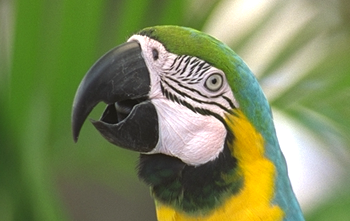
%> input picture parrot.png, 350 x 221 px
$ octave cartoonify.m   (GNU Octave 9; MATLAB toolbox functions it lacks are replaced by stand-ins)
%> lines starting %> are read from the running program, lines starting %| are printed output that depends on the picture
clc;close all;clear all;pkg load image;
tic();
% [5 lines of commented-out code are left out]

img = imread('parrot.png');
%> img is the input picture: size 221x350x3 uint8; mean R, G, B 124.5, 136, 89.9
img = double(img);
%> img: size 221x350x3 double

a = 24;    %Quantization Factor

img_smooth = img;
%%  Apply Median Filter to remove Salt and Pepper noise
img_smooth(:,:,1) = medfilt2(img(:,:,1),[7,7]);
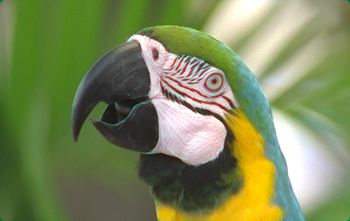
%> img_smooth: size 221x350x3 double; mean R, G, B 124.8, 136, 89.9
img_smooth(:,:,2) = medfilt2(img(:,:,2),[7,7]);
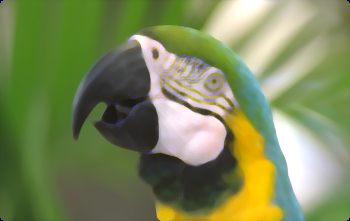
%> img_smooth: size 221x350x3 double; mean R, G, B 124.8, 136.3, 89.9
img_smooth(:,:,3) = medfilt2(img(:,:,3),[7,7]);
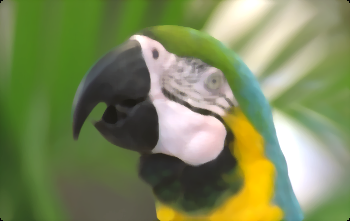
%> img_smooth: size 221x350x3 double; mean R, G, B 124.8, 136.3, 90


function [filteredImage ]= myBilateralFiltering(corruptedImage,sd_sp,sd_int,windowSize)


[x,y] = meshgrid(-windowSize:windowSize,-windowSize:windowSize);
spaceGaussian = exp(-(x.^2+y.^2)/(2*(sd_sp^2)));


[ m, n,d ] = size(corruptedImage);


for i = 1:m
    for j = 1:n
        leftb = max(i-windowSize,1);
        rightb = min(i+windowSize,m);
        topb = max(j-windowSize,1);
        botb = min(j+windowSize,n);

        for k = 1:d
            submatrix = corruptedImage(leftb:rightb,topb:botb,k);
            intensityGaussian = exp(-(corruptedImage(i,j,k)-submatrix).^2/(2*sd_int^2));
            weightMatrix = intensityGaussian.*spaceGaussian((leftb:rightb)-i+windowSize+1,(topb:botb)-j+windowSize+1);
            filteredImage(i,j,k) = sum(sum(weightMatrix.*submatrix))/sum(sum(weightMatrix));
        end
    end
end

end


function [edge] = edgedetector(input_img)

img = double(input_img);

R = img(:,:,1);
G = img(:,:,2);
B = img(:,:,3);

[Rx,Ry] = gradient(R);
[Gx,Gy] = gradient(G);
[Bx,By] = gradient(B);

% Sx = sqrt(Rx.^2+Gx.^2+Bx.^2);
% Sy = sqrt( Ry.^2+Gy.^2+By.^2);
% Sxy = sqrt(Rx.*Ry+Gx.*Gy+Bx.*By);

Sx = Rx.^2+Gx.^2+Bx.^2;
Sy = Ry.^2+Gy.^2+By.^2;
Sxy = Rx.*Ry+Gx.*Gy+Bx.*By;


D = sqrt(abs((Sx+Sy).^2-4*(1)*(Sx.*Sy-Sxy.^2))); % Discriminant of the Characteristic Equation of Image structure matrix
eigVal1 = sqrt((Sx+Sy+D)/2);  % Solutions of Characteristic Equation are the Eigen Values
% eigVal2 = (Sx+Sy-D)/2;

edge  = eigVal1;

end


%%
for i=1:3
%> (the run ends here)
